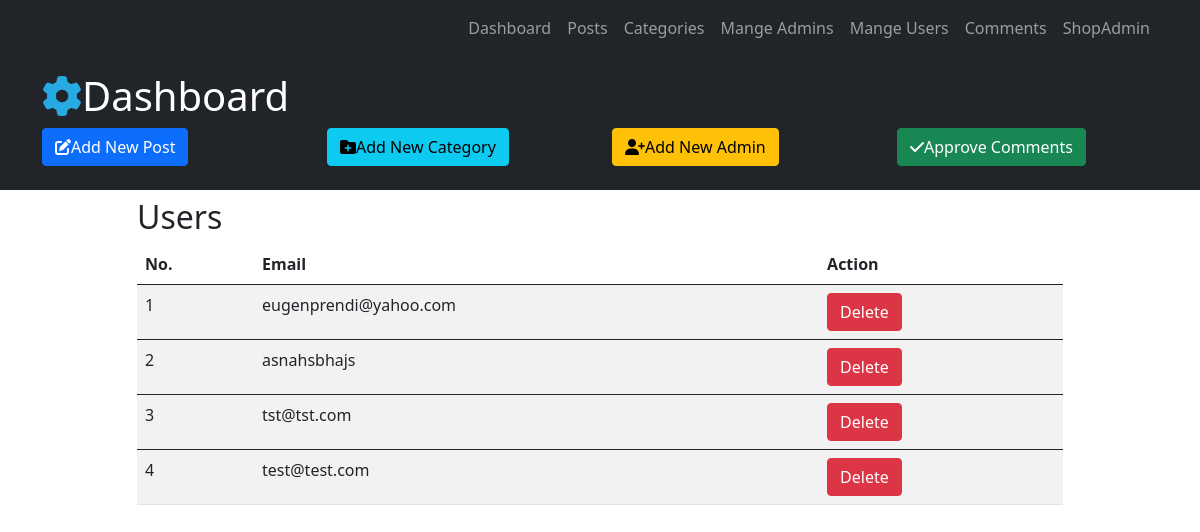
/admin/Blog/Users.php (signed in), run on the app's committed database.
### tables this page shows
CREATE TABLE `customers` (
  `id` int(11) NOT NULL,
  `username` varchar(30) NOT NULL,
  `password` varchar(255) NOT NULL,
  `created_at` timestamp NOT NULL DEFAULT current_timestamp(),
  `updated_at` timestamp NOT NULL DEFAULT current_timestamp()
);

### admin/Blog/Users.php (the view, shortened to what this page needs)
<?php include("includes/header.php") ?>
<section class="container py-2 mb-4">
    <div class="row">
        <div class="offset-lg-1 col-lg-10" style="min-height: 400px;">
            <h2>Users</h2>
            <table class="table table-striped table-hover">
                <thead class="thead-dark">
                    <tr>
                        <th>No.</th>
                        <th>Email </th>
                        <th>Action</th>
                    </tr>
                </thead>
                <?php
                $sql = "SELECT * FROM customers ORDER BY id desc";
                $Execute = $ConnectingDB->query($sql);
                $SrNo = 0;
                while ($DataRows = $Execute->fetch()) {
                    $UserId = $DataRows["id"];
                    $Username = $DataRows["username"];
                    $SrNo++;
                ?>
                    <tbody>
                        <tr>
                            <td><?php echo htmlentities($SrNo) ?></td>
                            <td>
                                <?php echo htmlentities($Username); ?>
                            </td>
                            <td>
                                <a target="_self" class="btn btn-danger" href="DeleteUsers.php?id=<?php echo $UserId; ?>">Delete</a>
                            </td>
                        </tr>
                    </tbody>
                <?php } ?>
            </table>
        </div>
    </div>
</section>
<?php include("includes/footer.php") ?>

### admin/Blog/css/style.css (style rules this page uses)
a { color: white; }

### data on the page
customers: username "eugenprendi@yahoo.com"
customers: username "asnahsbhajs"
customers: username "tst@tst.com"
customers: username "test@test.com"
